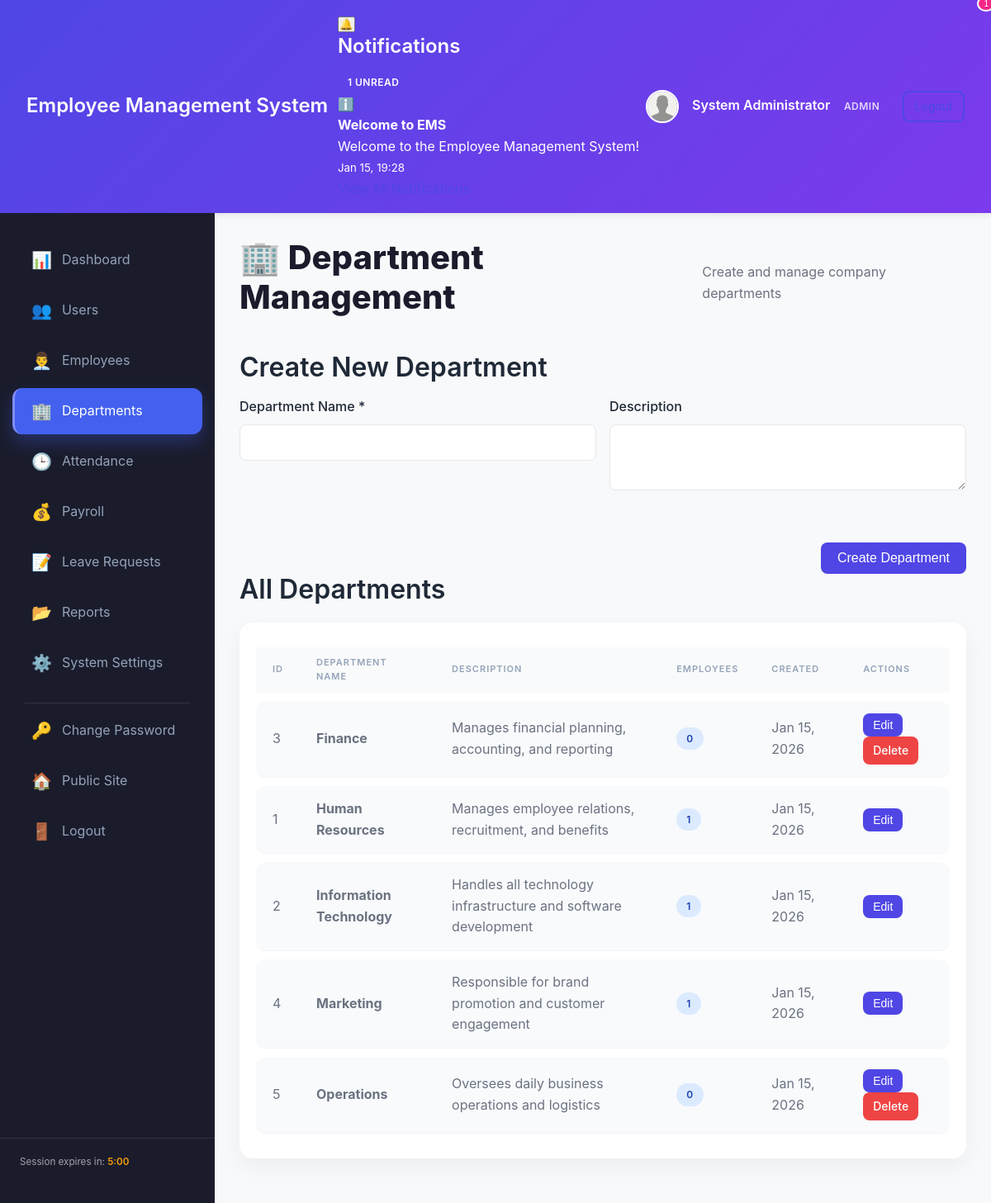
The app's page /dashboard/departments/manage.php (signed in) with its own data.
### tables this page shows
CREATE TABLE IF NOT EXISTS `notifications` (
  `id` int(11) NOT NULL AUTO_INCREMENT,
  `user_id` int(11) NOT NULL,
  `type` enum('Info','Success','Warning','Danger') DEFAULT 'Info',
  `title` varchar(200) NOT NULL,
  `message` text NOT NULL,
  `is_read` tinyint(1) DEFAULT 0,
  `link` varchar(255) DEFAULT NULL,
  `created_at` timestamp NOT NULL DEFAULT CURRENT_TIMESTAMP,
  PRIMARY KEY (`id`),
  KEY `idx_user_read` (`user_id`, `is_read`),
  KEY `idx_created` (`created_at`),
  CONSTRAINT `fk_notification_user` FOREIGN KEY (`user_id`) REFERENCES `users` (`id`) ON DELETE CASCADE
);

CREATE TABLE `departments` (
  `id` int(11) NOT NULL AUTO_INCREMENT,
  `name` varchar(100) NOT NULL,
  `description` text,
  `created_at` timestamp NOT NULL DEFAULT CURRENT_TIMESTAMP,
  PRIMARY KEY (`id`),
  UNIQUE KEY `name` (`name`)
);

### includes/functions.php (called while the page is built, shortened)
<?php
function get_user_notifications($user_id, $limit = 10, $unread_only = false) {
    global $pdo;
    try {
        $sql = "SELECT * FROM notifications WHERE user_id = ?";
        $sql .= " ORDER BY created_at DESC LIMIT ?";
        $stmt = $pdo->prepare($sql);
        $stmt->execute([$user_id, $limit]);
        return $stmt->fetchAll();
    } catch (PDOException $e) {
        error_log("Get notifications error: " . $e->getMessage());
        return [];
    }
}
function get_unread_notification_count($user_id) {
    global $pdo;
    try {
        $stmt = $pdo->prepare("SELECT COUNT(*) as count FROM notifications
                               WHERE user_id = ? AND is_read = 0");
        $stmt->execute([$user_id]);
        return $stmt->fetch()['count'];
    } catch (PDOException $e) {
        error_log("Get unread count error: " . $e->getMessage());
        return 0;
    }
}
function is_admin() {
    return isset($_SESSION['user_type']) && $_SESSION['user_type'] === 'Admin';
}
?>

### dashboard/departments/manage.php (the view, shortened to what this page needs)
<?php
require_once '../../config/db_connect.php';
require_once '../../includes/functions.php';
try {
    $stmt = $pdo->query("
        SELECT d.*, COUNT(e.id) as employee_count
        FROM departments d
        LEFT JOIN employees e ON d.id = e.department_id
        GROUP BY d.id
        ORDER BY d.name
    ");
    $departments = $stmt->fetchAll();
} catch (PDOException $e) {
    error_log("Fetch departments error: " . $e->getMessage());
    $departments = [];
}
?>
<!DOCTYPE html>
<html lang="en">
<head>
    <link rel="stylesheet" href="../../assets/css/style.css">
    <link rel="stylesheet" href="../../assets/css/dashboard.css">
    <link rel="stylesheet" href="../../assets/css/admin_dashboard.css">
</head>
<body class="dashboard-page admin-page">
    <?php include '../includes/admin_header.php'; ?>
    <div class="dashboard-container">
        <?php include '../includes/admin_sidebar.php'; ?>
        <main class="dashboard-content">
            <div class="page-header">
                <h1>🏢 Department Management</h1>
                <p>Create and manage company departments</p>
            </div>
            <div class="card">
                <h2>Create New Department</h2>
                <form method="POST" class="form-horizontal">
                    <div class="form-row">
                        <div class="form-group">
                            <label for="name">Department Name *</label>
                            <input type="text" id="name" name="name" class="form-control" required>
                        </div>
                        <div class="form-group">
                            <label for="description">Description</label>
                            <textarea id="description" name="description" class="form-control" rows="3"></textarea>
                        </div>
                    </div>
                    <div class="form-actions">
                        <button type="submit" class="btn btn-primary">Create Department</button>
                    </div>
                </form>
            </div>
            <div class="card">
                <h2>All Departments</h2>
                <div class="table-container">
                    <table class="data-table">
                        <thead>
                            <tr>
                                <th>ID</th>
                                <th>Department Name</th>
                                <th>Description</th>
                                <th>Employees</th>
                                <th>Created</th>
                                <th>Actions</th>
                            </tr>
                        </thead>
                        <tbody>
                            <?php if (empty($departments)): ?>
                                <tr>
                                    <td colspan="6" class="text-center">No departments found</td>
                                </tr>
                            <?php else: ?>
                                <?php foreach ($departments as $dept): ?>
                                    <tr>
                                        <td><?php echo $dept['id']; ?></td>
                                        <td><strong><?php echo htmlspecialchars($dept['name']); ?></strong></td>
                                        <td><?php echo htmlspecialchars($dept['description'] ?: '-'); ?></td>
                                        <td><span class="badge badge-info"><?php echo $dept['employee_count']; ?></span></td>
                                        <td><?php echo date('M d, Y', strtotime($dept['created_at'])); ?></td>
                                        <td>
                                            <button onclick="editDepartment(<?php echo $dept['id']; ?>, '<?php echo addslashes($dept['name']); ?>', '<?php echo addslashes($dept['description']); ?>')" class="btn btn-sm btn-primary">Edit</button>
                                            <?php if (is_admin() && $dept['employee_count'] == 0): ?>
                                                <a href="?delete=<?php echo $dept['id']; ?>" onclick="return confirm('Delete this department?')" class="btn btn-sm btn-danger">Delete</a>
                                            <?php endif; ?>
                                        </td>
                                    </tr>
                                <?php endforeach; ?>
                            <?php endif; ?>
                        </tbody>
                    </table>
                </div>
            </div>
        </main>
    </div>
</body>
</html>

### dashboard/includes/admin_header.php (shortened to what this page needs)
<?php
$notification_count = get_unread_notification_count($_SESSION['user_id']);
$notifications = get_user_notifications($_SESSION['user_id'], 5);
?>
<header class="dashboard-header admin-header">
    <div class="header-container">
        <div class="logo">
            <h2><?php echo SITE_NAME; ?></h2>
        </div>
        <div class="header-actions">
            <div class="notifications-dropdown">
                <button class="notification-btn" id="notificationBtn">
                    🔔
                    <?php if ($notification_count > 0): ?>
                        <span class="notification-badge"><?php echo $notification_count; ?></span>
                    <?php endif; ?>
                </button>
                <div class="notification-dropdown-content" id="notificationDropdown">
                    <div class="notification-header">
                        <h3>Notifications</h3>
                        <?php if ($notification_count > 0): ?>
                            <span class="badge"><?php echo $notification_count; ?> unread</span>
                        <?php endif; ?>
                    </div>
                    <div class="notification-list">
                        <?php if (empty($notifications)): ?>
                            <div class="notification-item">
                                <p>No notifications</p>
                            </div>
                        <?php else: ?>
                            <?php foreach ($notifications as $notif): ?>
                                <div class="notification-item <?php echo $notif['is_read'] ? '' : 'unread'; ?>">
                                    <div class="notif-icon notif-<?php echo strtolower($notif['type']); ?>">
                                        <?php
                                        $icons = ['Info' => 'ℹ️', 'Success' => '✅', 'Warning' => '⚠️', 'Danger' => '🚨'];
                                        echo $icons[$notif['type']] ?? 'ℹ️';
                                        ?>
                                    </div>
                                    <div class="notif-content">
                                        <strong><?php echo htmlspecialchars($notif['title']); ?></strong>
                                        <p><?php echo htmlspecialchars($notif['message']); ?></p>
                                        <small><?php echo date('M d, H:i', strtotime($notif['created_at'])); ?></small>
                                    </div>
                                </div>
                            <?php endforeach; ?>
                        <?php endif; ?>
                    </div>
                    <div class="notification-footer">
                        <a href="notifications/index.php">View All Notifications</a>
                    </div>
                </div>
            </div>
            <div class="user-info">
                <img src="<?php echo '../uploads/profiles/' . ($_SESSION['profile_picture'] ?? 'default-avatar.png'); ?>"
                     alt="Profile" class="user-avatar" onerror="this.src='../assets/images/default-avatar.png'">
                <div class="user-details">
                    <span class="user-name"><?php echo htmlspecialchars($_SESSION['first_name'] . ' ' . $_SESSION['last_name']); ?></span>
                    <span class="user-role badge badge-admin"><?php echo htmlspecialchars($_SESSION['user_type']); ?></span>
                </div>
                <a href="../auth/logout.php" class="btn btn-sm btn-outline">Logout</a>
            </div>
        </div>
    </div>
</header>

### assets/css/style.css (style rules this page uses)
:root { --primary-color: #4F46E5; --primary-dark: #4338CA; --primary-light: #818CF8; --secondary-color: #10B981; --secondary-dark: #059669; --danger-color: #EF4444; --warning-color: #F59E0B; --info-color: #3B82F6; --success-color: #10B981; --text-primary: #1F2937; --text-secondary: #6B7280; --text-light: #9CA3AF; --bg-primary: #FFFFFF; --bg-secondary: #F9FAFB; --bg-dark: #111827; --border-color: #E5E7EB; --border-radius: 8px; --shadow-sm: 0 1px 2px 0 rgba(0, 0, 0, 0.05); --shadow-md: 0 4px 6px -1px rgba(0, 0, 0, 0.1); --shadow-lg: 0 10px 15px -3px rgba(0, 0, 0, 0.1); --transition: all 0.3s ease; }
* { margin: 0; padding: 0; box-sizing: border-box; }
body { font-family: 'Segoe UI', Tahoma, Geneva, Verdana, sans-serif; font-size: 16px; line-height: 1.6; color: var(--text-primary); background-color: var(--bg-secondary); }
a { color: var(--primary-color); text-decoration: none; transition: var(--transition); }
img { max-width: 100%; height: auto; }
h1, h2, h3, h4, h5, h6 { margin-bottom: 1rem; font-weight: 600; line-height: 1.2; }
h1 { font-size: 2.5rem; }
h2 { font-size: 2rem; }
h3 { font-size: 1.5rem; }
.header-container { max-width: 1200px; margin: 0 auto; padding: 0 1rem; display: flex; justify-content: space-between; align-items: center; }
.header-actions { display: flex; gap: 0.5rem; align-items: center; }
.btn { display: inline-block; padding: 0.625rem 1.25rem; font-size: 1rem; font-weight: 500; text-align: center; border: none; border-radius: var(--border-radius); cursor: pointer; transition: var(--transition); text-decoration: none; }
.btn-primary { background-color: var(--primary-color); color: white; }
.btn-danger { background-color: var(--danger-color); color: white; }
.btn-outline { background-color: transparent; border: 2px solid var(--primary-color); color: var(--primary-color); }
.btn-sm { padding: 0.375rem 0.75rem; font-size: 0.875rem; }
.form-group { margin-bottom: 1.5rem; }
.form-group label { display: block; margin-bottom: 0.5rem; font-weight: 500; color: var(--text-primary); }
.form-control { width: 100%; padding: 0.75rem; font-size: 1rem; border: 1px solid var(--border-color); border-radius: var(--border-radius); transition: var(--transition); }
.form-row { display: grid; grid-template-columns: repeat(auto-fit, minmax(250px, 1fr)); gap: 1rem; }
.form-actions { display: flex; gap: 1rem; justify-content: flex-end; margin-top: 2rem; }

### assets/css/dashboard.css (style rules this page uses)
.dashboard-page { background-color: #F3F4F6; }
.dashboard-container { display: grid; grid-template-columns: 260px 1fr; min-height: 100vh; }
.dashboard-header { grid-column: 1 / -1; background: linear-gradient(135deg, #4F46E5 0%, #7C3AED 100%); color: white; padding: 1rem 2rem; box-shadow: 0 2px 8px rgba(0, 0, 0, 0.1); }
.dashboard-header .header-container { display: flex; justify-content: space-between; align-items: center; max-width: none; padding: 0; }
.dashboard-header .logo h2 { margin: 0; font-size: 1.5rem; color: white; }
.user-info { display: flex; align-items: center; gap: 1rem; }
.user-avatar { width: 40px; height: 40px; border-radius: 50%; border: 2px solid white; object-fit: cover; }
.user-name { font-weight: 600; }
.user-role { color: rgba(255, 255, 255, 0.8); font-size: 0.875rem; }
.dashboard-content { padding: 2rem; overflow-y: auto; }
.page-header { margin-bottom: 2rem; display: flex; justify-content: space-between; align-items: center; }
.page-header h1 { margin: 0; color: #1F2937; }
.page-header p { color: #6B7280; margin: 0.25rem 0 0 0; }
.header-actions { display: flex; gap: 0.5rem; }
.table-container { background-color: white; border-radius: 12px; box-shadow: 0 1px 3px rgba(0, 0, 0, 0.1); overflow: hidden; margin-bottom: 1.5rem; }
.data-table { width: 100%; border-collapse: collapse; }
.data-table thead { background-color: #F9FAFB; border-bottom: 2px solid #E5E7EB; }
.data-table th { padding: 1rem; text-align: left; font-weight: 600; color: #374151; text-transform: uppercase; font-size: 0.75rem; letter-spacing: 0.5px; }
.data-table td { padding: 1rem; border-bottom: 1px solid #F3F4F6; color: #6B7280; }
.badge { display: inline-block; padding: 0.25rem 0.75rem; font-size: 0.75rem; font-weight: 600; border-radius: 9999px; text-transform: uppercase; letter-spacing: 0.5px; }
.badge-info { background-color: #DBEAFE; color: #1E40AF; }

### records on screen
notifications: type "ℹ️", title "Welcome to EMS", message "Welcome to the Employee Management System!", created_at "Jan 15, 19:28"
departments: id "3", name "Finance", description "Manages financial planning, accounting, and reporting", employee_count "0", created_at "Jan 15, 2026"
departments: id "1", name "Human Resources", description "Manages employee relations, recruitment, and benefits", employee_count "1", created_at "Jan 15, 2026"
departments: id "2", name "Information Technology", description "Handles all technology infrastructure and software development", employee_count "1", created_at "Jan 15, 2026"
departments: id "4", name "Marketing", description "Responsible for brand promotion and customer engagement", employee_count "1", created_at "Jan 15, 2026"
departments: id "5", name "Operations", description "Oversees daily business operations and logistics", employee_count "0", created_at "Jan 15, 2026"

### other values on screen
SITE_NAME "Employee Management System"
$notification_count "1"
$_SESSION['first_name'] . ' ' . $_SESSION['last_name'] "System Administrator"
$_SESSION['user_type'] "ADMIN"
